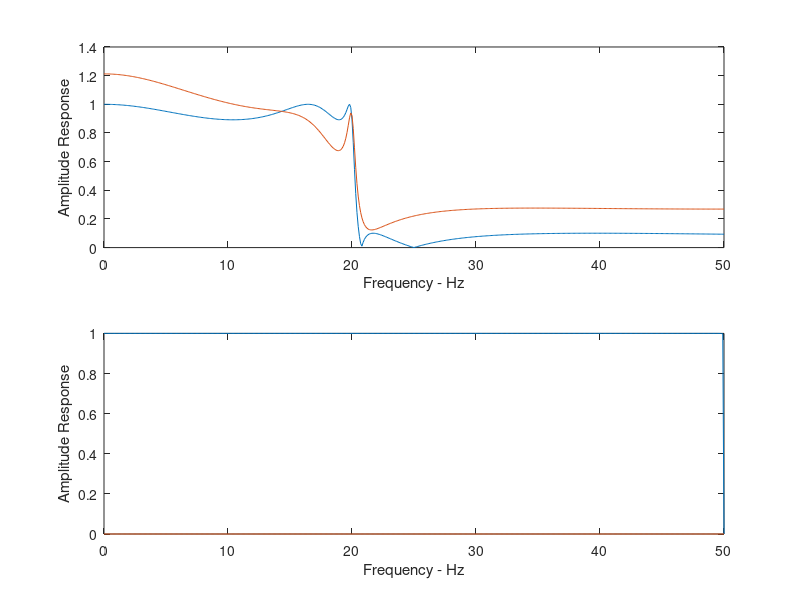

The MATLAB script that drew this image:
% File: c5_ellipexam.m
% Software given here is to accompany the textbook: W.H. Tranter, 
% K.S. Shanmugan, T.S. Rappaport, and K.S. Kosbar, Principles of 
% Communication Systems Simulation with Wireless Applications, 
% Prentice Hall PTR, 2004.
%
fs = 100;								% set sampling frequency
fc = 20;								% set cuttoff frequency
f = 0:0.1:50;							% define frequency vector
[b,a] = ellip(5,1,20,2*pi*fc,'s');	    % synthesize elliptic filter
h = freqs(b,a,2*pi*f);					% amp. resp. of analog filter
[bz1,az1] = impinvar(b,a,fs);			% impulse invariant digital filter
h1 = freqz(bz1,az1,f,fs);				% amplitude response of above
[bz2,az2] = bilinear(b,a,fs);			% bilinear z filter (not prewarped)
h2 = freqz(bz2,az2,f,fs);				% amplitude response of above
[bz3,az3] = bilinear(b,a,fs,fc);		% bilinear z filter (prewarped)
h3 = freqz(bz3,az3,f,fs);				% amplitude response of above
subplot(211)							% subplot 1
plot(f,abs(h),f,abs(h1))				% plot
xlabel('Frequency - Hz')				% label x axis
ylabel('Amplitude Response')			% label y axis
subplot(212)							% subplot 2
plot(f,abs(h2),f,abs(h3))				% plot
xlabel('Frequency - Hz')				% label x axis
ylabel('Amplitude Response')			% label y axis
% End of script file.